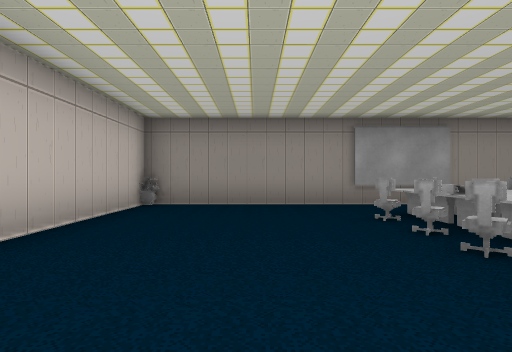
view 1 (above)

22 first-person views from a walk through a scene from a Unity 3-D project. The camera is 1.3 m above the floor, looks level and sees 80° across. The floor is counted in squares, 2 m on a side. Each view is taken from the middle of a square. On the plan, view 1 faces up. The plan holds only what a view shows up to about 10 squares ahead; the rest is blank. The player character is not drawn. Some animated figures are not drawn.

view 2
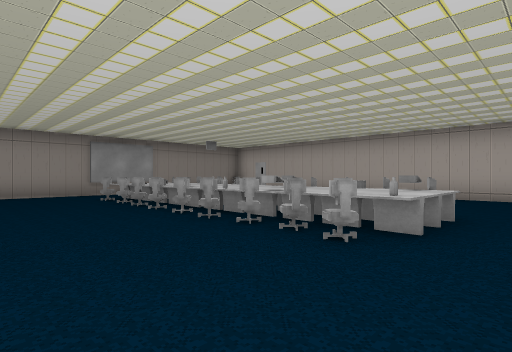

view 3
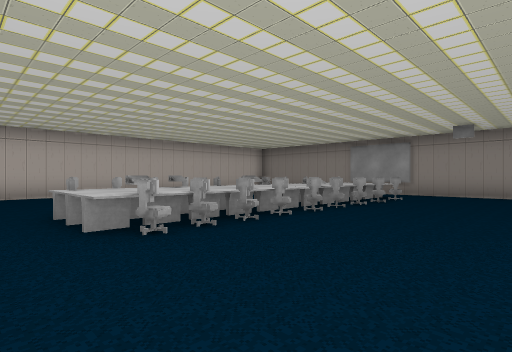

view 4
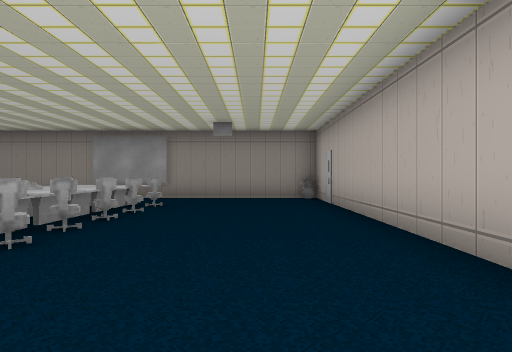

view 5
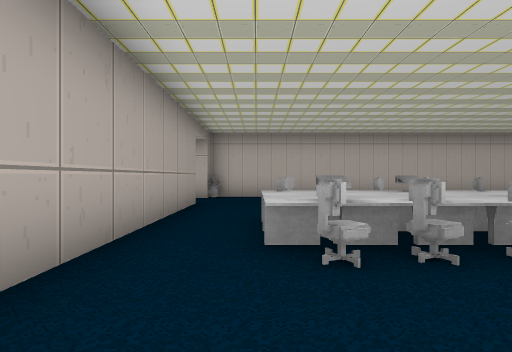

view 6
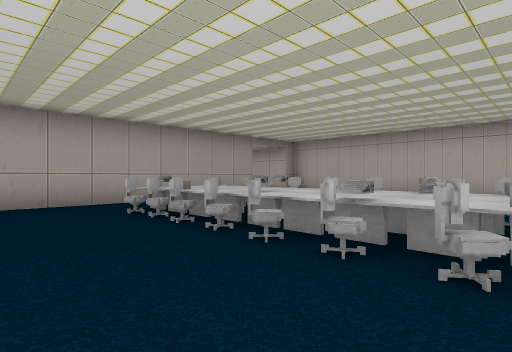

view 7
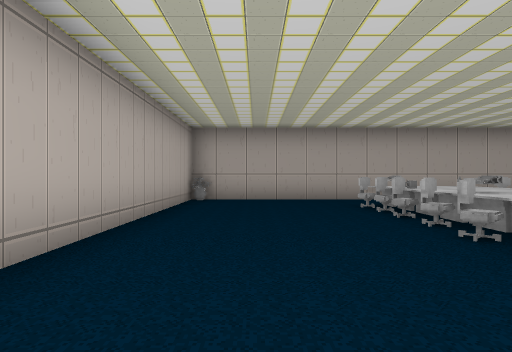

view 8
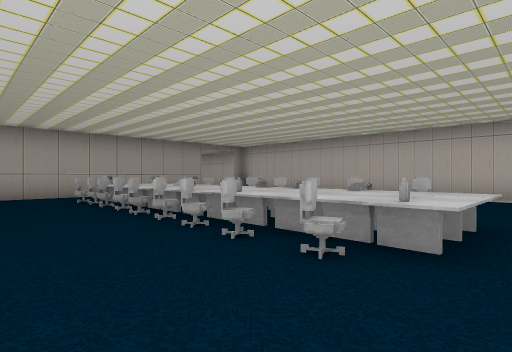

view 9
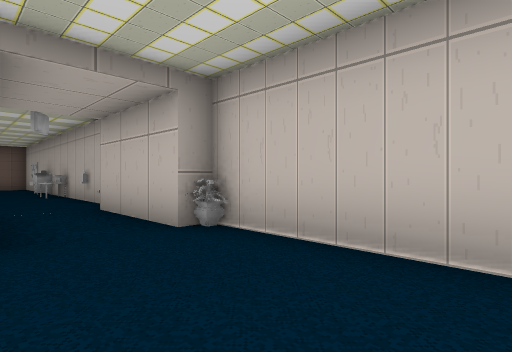

view 10
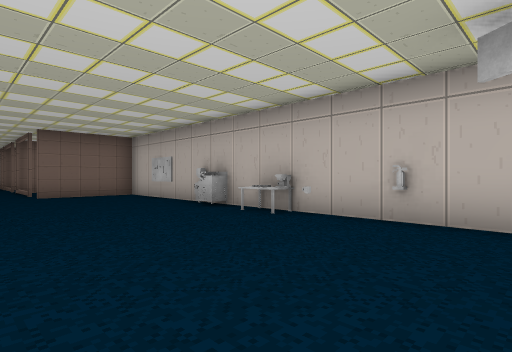

view 11
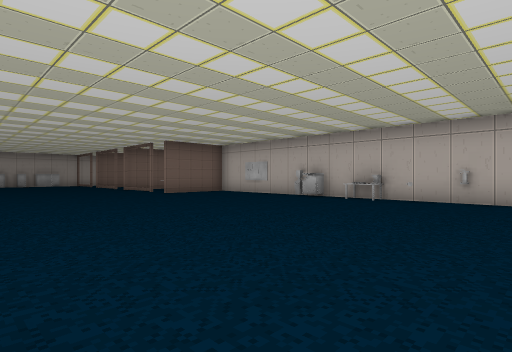

view 12
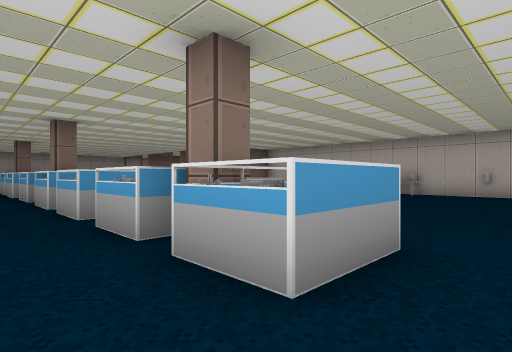

view 13
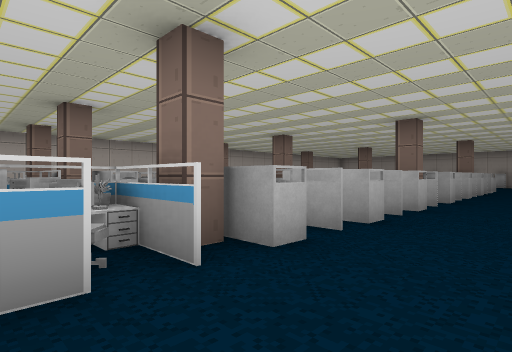

view 14
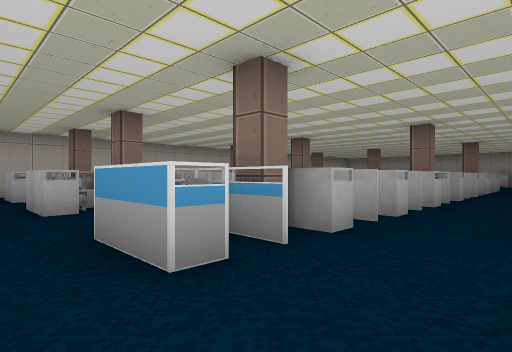

view 15
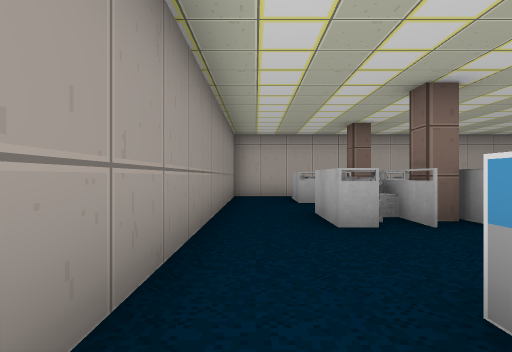

view 16
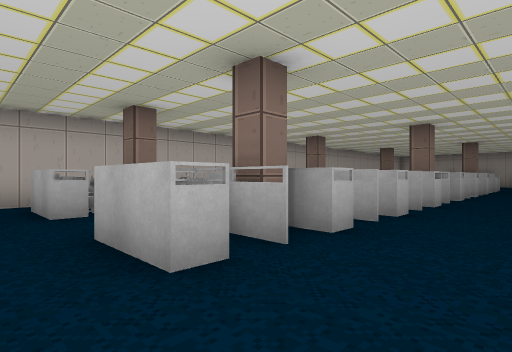

view 17
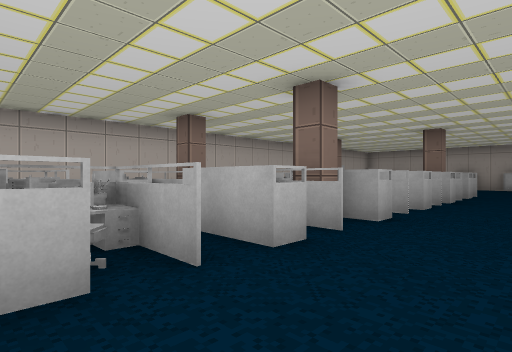

view 18
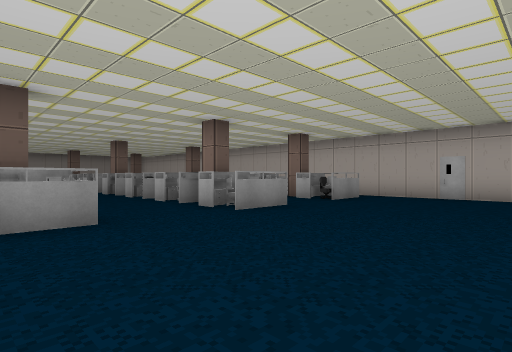

view 19
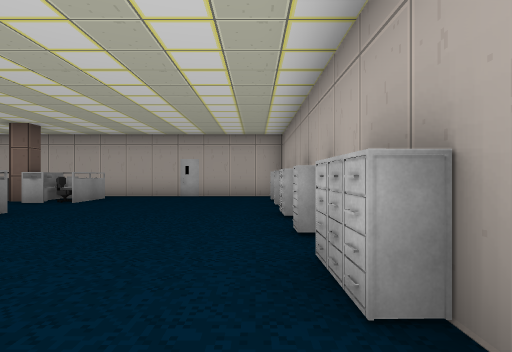

view 20
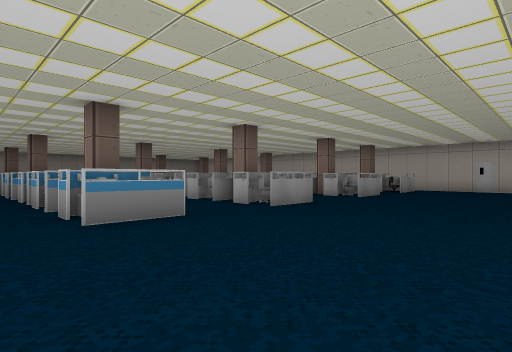

view 21
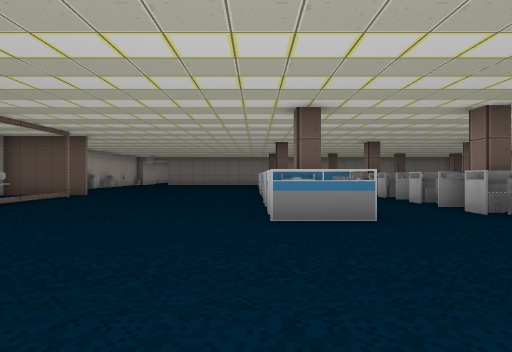

view 22
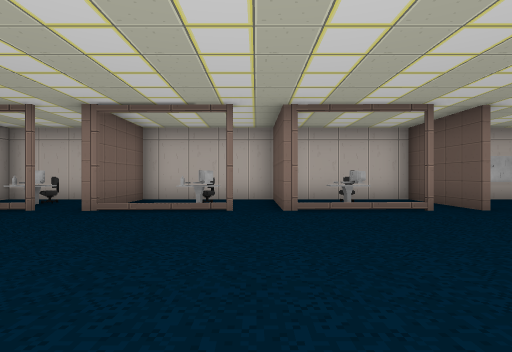

### Floor plan
Key: @ floor where view 1 was taken; # wall or solid block; x gap in a wall; . floor; = window, fence, low wall or low ledge; T table; B bottle; C chair; P plant; M machine; N monitor; O other object.
Columns run from 3 left of view 1 to 20 right of it. Each row starts with its distance up from view 1.
  7 #############
  6 #......T....#
  5 #....TTBC...#
  4 #...CTTT....#
  3 #....CTTC...#
  2 #....CTTC...#
  1 # ...COTC...#
  0 # .@.COTC...#
 -1 #....CTTT...#
 -2 #....CTT.C..#
 -3 #.....OTC...#
 -4 #P..........#
 -5 ##.##########
 -6  #.
 -7 ##.           ##########
 -8 #......................#
 -9 #.........N..#N..O .. O#
-10 #OO....... O.COP.COO.OO#
-11 #.........O..O ..O     #
-12 #TO....... O.O ..O     #
-13 #M........ ..O ..O     #
-14 #O.......  ... ..COP   #
-15 #O.......  ..O ..O     #
-16 #O.......  ..  ..O     #
-17 #........  ..O#..O#    #
-18 #......... ... ...     #
-19 ####.....# ..OO .OO
-20 #.T.......  .   .
-21 #xON......  .OO .OO    #
-22 #.##......  .O ..O     #
-23 ###.......#..O#..O# .# #
-24 #NT....... O.CO..O .. O#
-25 #OO.......=..O...O...C.#
-26 ####...................#
-27 # O... ................#
-28 #OT.    ...............#
-29 #.O     ...............#
-30 ##            OO#OO OO #

Where each view was taken, in squares from view 1:
view 1: 0 up, 0 right, facing up
view 2: 4 down, 1 left, facing up-right
view 3: 4 down, 8 right, facing up-left
view 4: 2 down, 7 right, facing up
view 5: 3 down, 7 right, facing left
view 6: 3 up, 7 right, facing down-left
view 7: 4 up, 7 right, facing down
view 8: 6 up, 7 right, facing down-left
view 9: 1 down, 0 right, facing down-left
view 10: 8 down, 2 right, facing down-left
view 11: 8 down, 6 right, facing down-left
view 12: 8 down, 9 right, facing down-left
view 13: 9 down, 8 right, facing down-right
view 14: 8 down, 8 right, facing down-right
view 15: 8 down, 10 right, facing right
view 16: 8 down, 12 right, facing down-right
view 17: 13 down, 12 right, facing down-right
view 18: 29 down, 10 right, facing up-right
view 19: 29 down, 10 right, facing right
view 20: 29 down, 5 right, facing up-right
view 21: 29 down, 6 right, facing up
view 22: 23 down, 6 right, facing left
